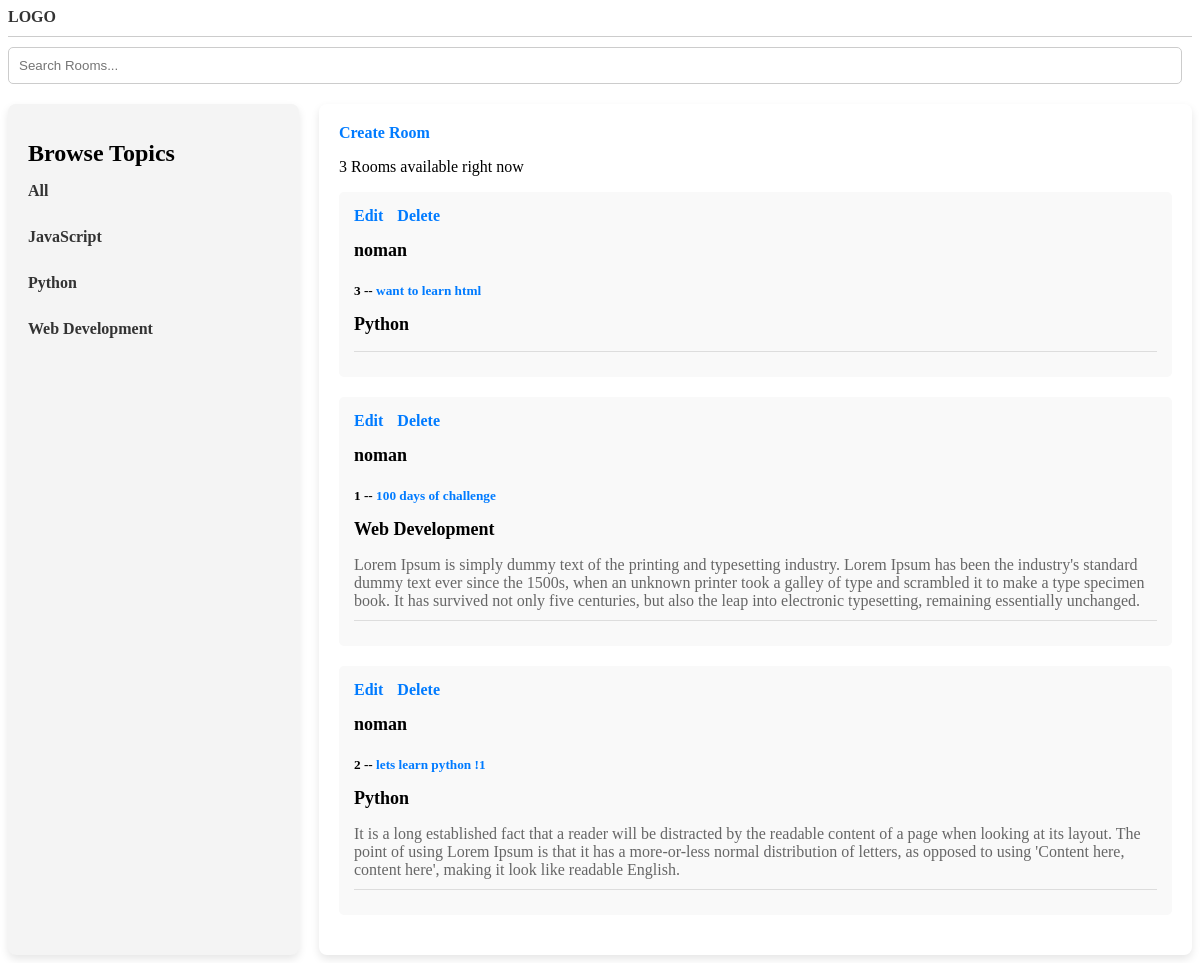
The page / on the database its author committed.
### base/models.py (models this page shows, shortened)
class Topic(models.Model):
    name = models.CharField(max_length=200)
    def __str__(self):
        return self.name

class Room(models.Model):
    host = models.ForeignKey(User, on_delete= models.SET_NULL , null=True)
    topic = models.ForeignKey(Topic, on_delete= models.SET_NULL , null=True)
    name = models.CharField(max_length=200)
    description = models.TextField(null=True, blank=True)
    updated = models.DateTimeField(auto_now=True)
    created = models.DateTimeField(auto_now_add=True)
    class Meta:
        ordering = ['-updated','-created']

### base/views.py (the view)
# urls.py: path('' , views.homepage , name = 'home'),
def homepage(request):
    q = request.GET.get('q') if request.GET.get('q') != None else ''
    rooms = Room.objects.filter(
        Q(topic__name__icontains=q) |
        Q(name__icontains=q) |
        Q(description__icontains=q)
    )
    topic = Topic.objects.all()
    room_count = rooms.count()
    context = {'rooms' : rooms , 'topic':topic , 'room_count': room_count}
    return render(request, 'base/home.html', context)

### base/templates/base/home.html (shortened to what this page needs)
{% extends "main.html" %}
{% block content %}
    <div class="home-container">
        <div class="topics-column">
            <h1>Browse Topics</h1>
            <div class="topics-list">
                <a href="{% url 'home' %}">All</a><br/>
                {% for topic in topic %}
                    <a href="{% url 'home' %}?q={{topic.name}}">{{topic.name}}</a><br/>
                {% endfor %}
            </div>
        </div>
        <div class="rooms-column">
            <a href="{% url 'create-room' %}">Create Room</a>
            <p>{{room_count}} Rooms available right now</p>
            <div class="room-list">
                {% for room in rooms %}
                    <div class="room-item">
                        <a href="{% url 'update-room' room.id %}">Edit</a>
                        <a href="{% url 'delete-room' room.id %}">Delete</a>
                        <h2>{{ room.host.username }}</h2>
                        <h5>{{ room.id }} -- <a href="{% url 'room' room.id %}">{{ room.name }}</a></h5>
                        <h2>{{ room.topic }}</h2>
                        <p>{{ room.description }}</p>
                        <hr>
                    </div>
                {% endfor %}
            </div>
        </div>
    </div>
{% endblock content %}

### templates/navbar.html (style rules this page uses)
a { text-decoration: none; color: #333; font-weight: bold; }
hr { border: none; border-top: 1px solid #ccc; margin: 10px 0; }

### base/templates/base/home.html (style rules this page uses)
.home-container { display: grid; grid-template-columns: 1fr 3fr; gap: 20px; }
.topics-column { background-color: #f4f4f4; padding: 20px; border-radius: 8px; box-shadow: 0 4px 8px rgba(0, 0, 0, 0.1); }
.topics-column h1 { font-size: 24px; margin-bottom: 15px; }
.topics-list a { display: block; margin-bottom: 10px; text-decoration: none; color: #333; }
.rooms-column { padding: 20px; border-radius: 8px; box-shadow: 0 4px 8px rgba(0, 0, 0, 0.1); }
.rooms-column a { margin-right: 10px; text-decoration: none; color: #007bff; }
.room-item { background-color: #f9f9f9; border-radius: 5px; padding: 15px; margin-bottom: 20px; }
.room-item h2 { font-size: 18px; margin-bottom: 5px; }
.room-item h5 { margin-bottom: 10px; }
.room-item p { margin-bottom: 10px; color: #666; }
.room-item a { color: #007bff; text-decoration: none; }
.room-item hr { border: none; border-top: 1px solid #ddd; margin: 10px 0; }

### rows shown on the page
Topic: name "JavaScript"
Topic: name "Python"
Topic: name "Web Development"
Room: host.username "noman", id "3", name "want to learn html", topic "Python"
Room: host.username "noman", id "1", name "100 days of challenge", topic "Web Development", description "Lorem Ipsum is simply dummy text of the printing and typesetting industry. Lorem Ipsum has been the industry's standard dummy text ever since the 1500s, when an unknown printer took a galley of type and scrambled it to make a type specimen book. It has survived not only five centuries, but also the leap into electronic typesetting, remaining essentially unchanged."
Room: host.username "noman", id "2", name "lets learn python !1", topic "Python", description "It is a long established fact that a reader will be distracted by the readable content of a page when looking at its layout. The point of using Lorem Ipsum is that it has a more-or-less normal distribution of letters, as opposed to using 'Content here, content here', making it look like readable English."

### other values the page prints
{{ room_count }} "3"
